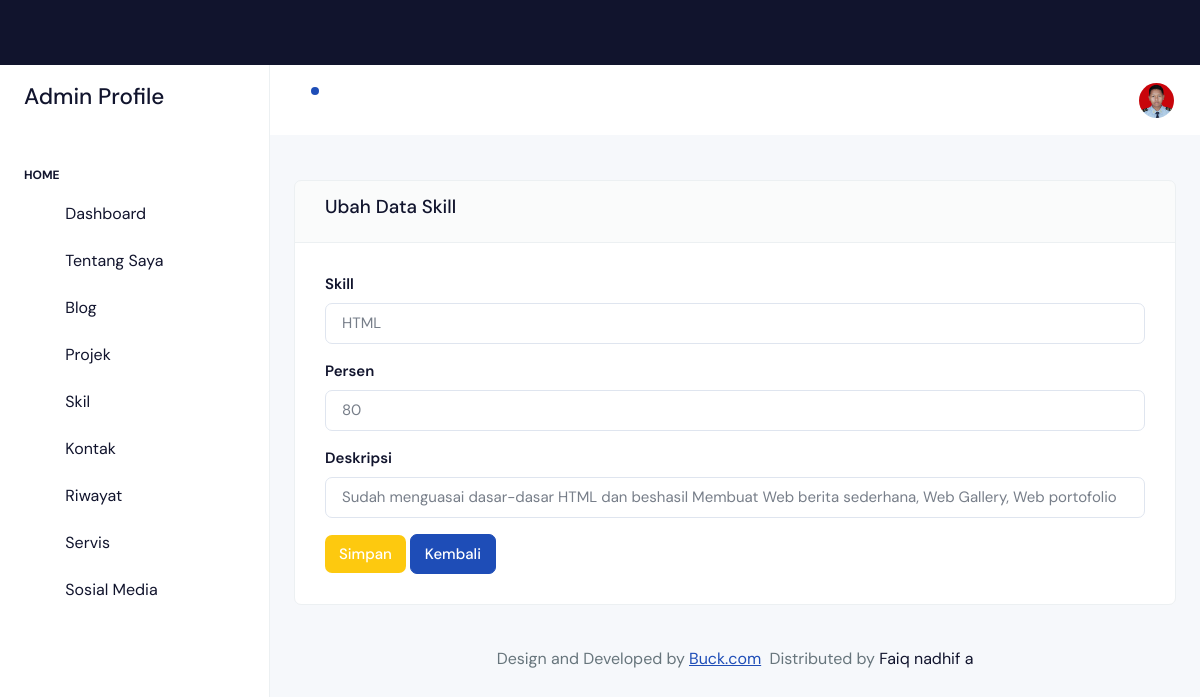
Screenshot of /backend/pages/skill/edit.php?id=12 (signed in) with the database file from the repository.
### tables this page shows
CREATE TABLE `abouts` (
  `id` bigint NOT NULL,
  `name` varchar(255) NOT NULL,
  `address` text NOT NULL,
  `born` date NOT NULL,
  `email` varchar(255) NOT NULL,
  `total_project` int NOT NULL,
  `image` text NOT NULL,
  `zip_code` int NOT NULL,
  `phone` varchar(255) NOT NULL,
  `work` varchar(255) NOT NULL
);

CREATE TABLE `skills` (
  `id` bigint NOT NULL,
  `skill` varchar(255) NOT NULL,
  `percent` int NOT NULL,
  `description` text NOT NULL
);

### backend/actions/skill/show.php (called while the page is built, shortened)
<?php
$id = $_GET['id'];
$qSelect = "SELECT * FROM skills WHERE id='$id'";
$result = mysqli_query($connect, $qSelect) or die(mysqli_error($connect));
$skill = $result->fetch_object();
?>

### backend/pages/skill/edit.php (the view)
<?php
include '../../partials/header.php';
include '../../partials/sidebar.php';
include '../../partials/navbar.php';
?>
<div class="row">
    <div class="col-12">
        <div class="card">
            <div class="card-header">
                <h5>Ubah Data Skill</h5>
            </div>
            <div class="card-body">
                <?php
                include '../../actions/skill/show.php';
                ?>
                <form action="../../actions/skill/update.php?id=<?= $skill->id ?>" method="POST" enctype="multipart/form-data">
                    <div class="mb-3">
                        <label for="skillInput" class="form-label">Skill</label>
                        <input type="text" name="skill" class="form-control" id="skillInput" placeholder="Masukan Skilmu..." required value="<?= $skill->skill ?>">
                    </div>
                    <div class="mb-3">
                        <label for="percentInput" class="form-label">Persen</label>
                        <input type="text" name="percent" class="form-control" id="percentInput" placeholder="Sudah Berapa Persen Skillmu" value="<?= $skill->percent ?>" required>
                    </div>
                    <div class="mb-3">
                        <label for="descriptionInput" class="form-label">Deskripsi</label>
                        <input type="text" name="description" class="form-control" id="descriptionInput" placeholder="Masukan Deskripsi..." value="<?= $skill->description ?>" required>
                    </div>
                    <button type="submit" class="btn btn-warning" name="tombol" name="tombol" style="color: white; border: none;">Simpan</button>
                    <a href="./index.php" class="btn btn-primary">Kembali</a>
                </form>
            </div>
        </div>
    </div>
</div>
<?php
include '../../partials/footer.php';
include '../../partials/script.php';
?>

### backend/partials/navbar.php (shortened to what this page needs)
<div class="body-wrapper">
    <header class="app-header">
        <nav class="navbar navbar-expand-lg navbar-light">
            <ul class="navbar-nav">
                <li class="nav-item dropdown">
                    <a class="nav-link " href="javascript:void(0)" id="drop1" data-bs-toggle="dropdown" aria-expanded="false">
                        <i class="ti ti-bell"></i>
                        <div class="notification bg-primary rounded-circle"></div>
                    </a>
                </li>
            </ul>
            <div class="navbar-collapse justify-content-end px-0" id="navbarNav">
                <ul class="navbar-nav flex-row ms-auto align-items-center justify-content-end">
                    <li class="nav-item dropdown">
                        <?php
                        require_once(__DIR__ . '/../../config/connection.php');
                        $qAbout = "SELECT * FROM abouts LIMIT 1";
                        $about = mysqli_query($connect, $qAbout) or die(mysqli_error($connect));
                        $dataAbout = mysqli_fetch_assoc($about);
                        ?>
                        <a class="nav-link " href="javascript:void(0)" id="drop2" data-bs-toggle="dropdown"
                            aria-expanded="false">
                            <img src="../../../storages/about/<?= $dataAbout['image'] ?>" alt="" width="35" height="35" class="rounded-circle">
                        </a>
                    </li>
                </ul>
            </div>
        </nav>
    </header>
    <div class="body-wrapper-inner">
        <div class="container-fluid">

### rows the page displays
abouts: image (picture)
skills: skill "HTML", percent "80", description "Sudah menguasai dasar-dasar HTML dan beshasil Membuat Web berita sederhana, Web Gallery, Web portofolio"
